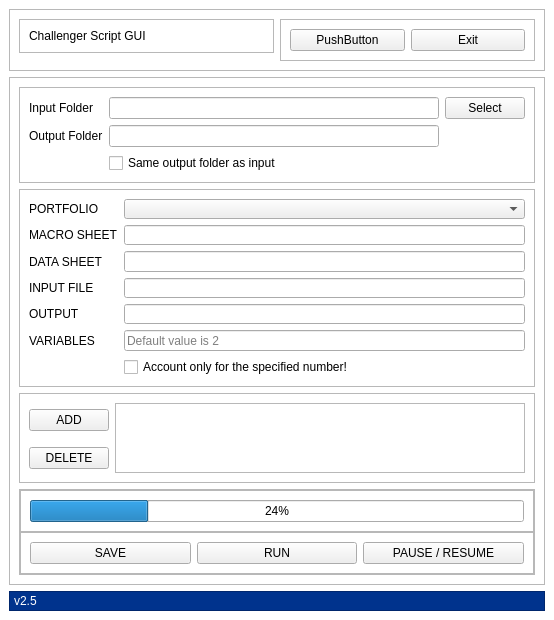
<?xml version="1.0" encoding="UTF-8"?>
<ui version="4.0">
 <class>MainWindow</class>
 <widget class="QMainWindow" name="MainWindow">
  <property name="geometry">
   <rect>
    <x>0</x>
    <y>0</y>
    <width>554</width>
    <height>620</height>
   </rect>
  </property>
  <property name="minimumSize">
   <size>
    <width>554</width>
    <height>620</height>
   </size>
  </property>
  <property name="windowTitle">
   <string>MainWindow</string>
  </property>
  <widget class="QWidget" name="main">
   <property name="styleSheet">
    <string notr="true">QLabel#copyright_tag{
color:white;
}
QFrame#footer{
background: rgb(0,51,141);
}

QWidget#main{
background: white;
}</string>
   </property>
   <layout class="QVBoxLayout" name="verticalLayout">
    <item alignment="Qt::AlignTop">
     <widget class="QFrame" name="top">
      <property name="frameShape">
       <enum>QFrame::StyledPanel</enum>
      </property>
      <property name="frameShadow">
       <enum>QFrame::Raised</enum>
      </property>
      <layout class="QHBoxLayout" name="horizontalLayout">
       <item alignment="Qt::AlignTop">
        <widget class="QFrame" name="top_center">
         <property name="frameShape">
          <enum>QFrame::StyledPanel</enum>
         </property>
         <property name="frameShadow">
          <enum>QFrame::Raised</enum>
         </property>
         <layout class="QHBoxLayout" name="horizontalLayout_3">
          <item alignment="Qt::AlignTop">
           <widget class="QLabel" name="label">
            <property name="text">
             <string>Challenger Script GUI</string>
            </property>
           </widget>
          </item>
         </layout>
        </widget>
       </item>
       <item alignment="Qt::AlignTop">
        <widget class="QFrame" name="top_right">
         <property name="frameShape">
          <enum>QFrame::StyledPanel</enum>
         </property>
         <property name="frameShadow">
          <enum>QFrame::Raised</enum>
         </property>
         <layout class="QHBoxLayout" name="horizontalLayout_2">
          <item>
           <widget class="QPushButton" name="pushButton_2">
            <property name="text">
             <string>PushButton</string>
            </property>
           </widget>
          </item>
          <item>
           <widget class="QPushButton" name="exit_botton">
            <property name="text">
             <string>Exit</string>
            </property>
           </widget>
          </item>
         </layout>
        </widget>
       </item>
      </layout>
     </widget>
    </item>
    <item>
     <widget class="QFrame" name="body">
      <property name="sizePolicy">
       <sizepolicy hsizetype="Expanding" vsizetype="Expanding">
        <horstretch>0</horstretch>
        <verstretch>0</verstretch>
       </sizepolicy>
      </property>
      <property name="layoutDirection">
       <enum>Qt::LeftToRight</enum>
      </property>
      <property name="frameShape">
       <enum>QFrame::StyledPanel</enum>
      </property>
      <property name="frameShadow">
       <enum>QFrame::Raised</enum>
      </property>
      <layout class="QVBoxLayout" name="verticalLayout_3">
       <item alignment="Qt::AlignTop">
        <widget class="QFrame" name="body_top">
         <property name="frameShape">
          <enum>QFrame::StyledPanel</enum>
         </property>
         <property name="frameShadow">
          <enum>QFrame::Raised</enum>
         </property>
         <layout class="QGridLayout" name="gridLayout">
          <item row="0" column="0">
           <widget class="QLabel" name="input_tag">
            <property name="text">
             <string>Input Folder</string>
            </property>
           </widget>
          </item>
          <item row="0" column="1">
           <widget class="QLineEdit" name="input_lineEdit"/>
          </item>
          <item row="0" column="2">
           <widget class="QPushButton" name="select_input_path_button">
            <property name="text">
             <string>Select</string>
            </property>
           </widget>
          </item>
          <item row="1" column="0">
           <widget class="QLabel" name="output_tag">
            <property name="text">
             <string>Output Folder</string>
            </property>
           </widget>
          </item>
          <item row="1" column="1">
           <widget class="QLineEdit" name="output_lineEdit"/>
          </item>
          <item row="2" column="1">
           <widget class="QCheckBox" name="select_output_path_checkBox">
            <property name="text">
             <string>Same output folder as input</string>
            </property>
           </widget>
          </item>
         </layout>
        </widget>
       </item>
       <item alignment="Qt::AlignTop">
        <widget class="QFrame" name="body_middle_top">
         <property name="frameShape">
          <enum>QFrame::StyledPanel</enum>
         </property>
         <property name="frameShadow">
          <enum>QFrame::Raised</enum>
         </property>
         <layout class="QFormLayout" name="formLayout">
          <item row="0" column="0">
           <widget class="QLabel" name="portfolio_tag">
            <property name="text">
             <string>PORTFOLIO</string>
            </property>
           </widget>
          </item>
          <item row="2" column="0">
           <widget class="QLabel" name="doc_tag">
            <property name="text">
             <string>MACRO SHEET</string>
            </property>
           </widget>
          </item>
          <item row="2" column="1">
           <widget class="QLineEdit" name="macro_sheet_name"/>
          </item>
          <item row="4" column="0">
           <widget class="QLabel" name="database_tag">
            <property name="text">
             <string>INPUT FILE</string>
            </property>
           </widget>
          </item>
          <item row="4" column="1">
           <widget class="QLineEdit" name="input_file_name"/>
          </item>
          <item row="6" column="0">
           <widget class="QLabel" name="output_tag_2">
            <property name="text">
             <string>OUTPUT</string>
            </property>
           </widget>
          </item>
          <item row="8" column="1">
           <widget class="QCheckBox" name="only_varaibles_checkBox">
            <property name="text">
             <string>Account only for the specified number!</string>
            </property>
           </widget>
          </item>
          <item row="6" column="1">
           <widget class="QLineEdit" name="output_file_name"/>
          </item>
          <item row="7" column="1">
           <widget class="QLineEdit" name="number_of_variables">
            <property name="inputMask">
             <string/>
            </property>
            <property name="text">
             <string/>
            </property>
            <property name="placeholderText">
             <string>Default value is 2</string>
            </property>
           </widget>
          </item>
          <item row="7" column="0">
           <widget class="QLabel" name="treshold_tag">
            <property name="text">
             <string>VARIABLES</string>
            </property>
           </widget>
          </item>
          <item row="0" column="1">
           <widget class="QComboBox" name="portfolio_name"/>
          </item>
          <item row="3" column="1">
           <widget class="QLineEdit" name="data_sheet_name"/>
          </item>
          <item row="3" column="0">
           <widget class="QLabel" name="label_2">
            <property name="text">
             <string>DATA SHEET</string>
            </property>
           </widget>
          </item>
         </layout>
        </widget>
       </item>
       <item>
        <widget class="QFrame" name="body_middle_down">
         <property name="sizePolicy">
          <sizepolicy hsizetype="Expanding" vsizetype="Expanding">
           <horstretch>0</horstretch>
           <verstretch>0</verstretch>
          </sizepolicy>
         </property>
         <property name="frameShape">
          <enum>QFrame::StyledPanel</enum>
         </property>
         <property name="frameShadow">
          <enum>QFrame::Raised</enum>
         </property>
         <layout class="QGridLayout" name="gridLayout_2">
          <item row="0" column="0">
           <widget class="QPushButton" name="add_botton">
            <property name="text">
             <string>ADD</string>
            </property>
           </widget>
          </item>
          <item row="0" column="1" rowspan="2">
           <widget class="QTableWidget" name="sign_table">
            <attribute name="verticalHeaderStretchLastSection">
             <bool>true</bool>
            </attribute>
           </widget>
          </item>
          <item row="1" column="0">
           <widget class="QPushButton" name="delete_botton">
            <property name="text">
             <string>DELETE</string>
            </property>
           </widget>
          </item>
         </layout>
        </widget>
       </item>
       <item alignment="Qt::AlignBottom">
        <widget class="QFrame" name="body_foot_down">
         <property name="frameShape">
          <enum>QFrame::StyledPanel</enum>
         </property>
         <property name="frameShadow">
          <enum>QFrame::Raised</enum>
         </property>
         <layout class="QVBoxLayout" name="verticalLayout_4">
          <property name="spacing">
           <number>0</number>
          </property>
          <property name="leftMargin">
           <number>0</number>
          </property>
          <property name="topMargin">
           <number>0</number>
          </property>
          <property name="rightMargin">
           <number>0</number>
          </property>
          <property name="bottomMargin">
           <number>0</number>
          </property>
          <item alignment="Qt::AlignBottom">
           <widget class="QFrame" name="frame">
            <property name="frameShape">
             <enum>QFrame::StyledPanel</enum>
            </property>
            <property name="frameShadow">
             <enum>QFrame::Raised</enum>
            </property>
            <layout class="QVBoxLayout" name="verticalLayout_5">
             <item>
              <widget class="QProgressBar" name="progress">
               <property name="value">
                <number>24</number>
               </property>
              </widget>
             </item>
            </layout>
           </widget>
          </item>
          <item alignment="Qt::AlignBottom">
           <widget class="QFrame" name="frame_2">
            <property name="frameShape">
             <enum>QFrame::StyledPanel</enum>
            </property>
            <property name="frameShadow">
             <enum>QFrame::Raised</enum>
            </property>
            <layout class="QHBoxLayout" name="horizontalLayout_4">
             <item>
              <widget class="QPushButton" name="save_botton">
               <property name="text">
                <string>SAVE</string>
               </property>
              </widget>
             </item>
             <item>
              <widget class="QPushButton" name="run_botton">
               <property name="text">
                <string>RUN</string>
               </property>
              </widget>
             </item>
             <item>
              <widget class="QPushButton" name="pause_resume_botton">
               <property name="text">
                <string>PAUSE / RESUME</string>
               </property>
              </widget>
             </item>
            </layout>
           </widget>
          </item>
         </layout>
        </widget>
       </item>
      </layout>
     </widget>
    </item>
    <item alignment="Qt::AlignBottom">
     <widget class="QFrame" name="footer">
      <property name="frameShape">
       <enum>QFrame::StyledPanel</enum>
      </property>
      <property name="frameShadow">
       <enum>QFrame::Raised</enum>
      </property>
      <layout class="QVBoxLayout" name="verticalLayout_2">
       <property name="leftMargin">
        <number>4</number>
       </property>
       <property name="topMargin">
        <number>2</number>
       </property>
       <property name="rightMargin">
        <number>0</number>
       </property>
       <property name="bottomMargin">
        <number>2</number>
       </property>
       <item alignment="Qt::AlignLeft|Qt::AlignBottom">
        <widget class="QLabel" name="copyright_tag">
         <property name="text">
          <string>v2.5</string>
         </property>
        </widget>
       </item>
      </layout>
     </widget>
    </item>
   </layout>
  </widget>
 </widget>
 <resources/>
 <connections/>
</ui>
